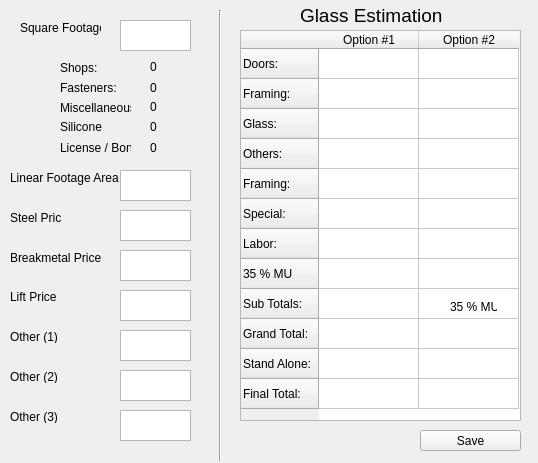
<?xml version="1.0" encoding="UTF-8"?>
<ui version="4.0">
 <class>Form</class>
 <widget class="QWidget" name="Form">
  <property name="geometry">
   <rect>
    <x>0</x>
    <y>0</y>
    <width>538</width>
    <height>463</height>
   </rect>
  </property>
  <property name="windowTitle">
   <string>Form</string>
  </property>
  <widget class="QLabel" name="label">
   <property name="geometry">
    <rect>
     <x>20</x>
     <y>20</y>
     <width>81</width>
     <height>16</height>
    </rect>
   </property>
   <property name="text">
    <string>Square Footage</string>
   </property>
  </widget>
  <widget class="QLabel" name="label_2">
   <property name="geometry">
    <rect>
     <x>10</x>
     <y>250</y>
     <width>91</width>
     <height>16</height>
    </rect>
   </property>
   <property name="text">
    <string>Breakmetal Price</string>
   </property>
  </widget>
  <widget class="QLabel" name="label_3">
   <property name="geometry">
    <rect>
     <x>10</x>
     <y>170</y>
     <width>111</width>
     <height>16</height>
    </rect>
   </property>
   <property name="text">
    <string>Linear Footage Area</string>
   </property>
  </widget>
  <widget class="QLabel" name="label_4">
   <property name="geometry">
    <rect>
     <x>10</x>
     <y>210</y>
     <width>51</width>
     <height>16</height>
    </rect>
   </property>
   <property name="text">
    <string>Steel Price</string>
   </property>
  </widget>
  <widget class="QTextEdit" name="textEdit_6">
   <property name="geometry">
    <rect>
     <x>120</x>
     <y>20</y>
     <width>71</width>
     <height>31</height>
    </rect>
   </property>
  </widget>
  <widget class="QLabel" name="label_5">
   <property name="geometry">
    <rect>
     <x>10</x>
     <y>290</y>
     <width>47</width>
     <height>13</height>
    </rect>
   </property>
   <property name="text">
    <string>Lift Price</string>
   </property>
  </widget>
  <widget class="QLabel" name="label_6">
   <property name="geometry">
    <rect>
     <x>10</x>
     <y>330</y>
     <width>47</width>
     <height>13</height>
    </rect>
   </property>
   <property name="text">
    <string>Other (1)</string>
   </property>
  </widget>
  <widget class="QTextEdit" name="textEdit_7">
   <property name="geometry">
    <rect>
     <x>120</x>
     <y>290</y>
     <width>71</width>
     <height>31</height>
    </rect>
   </property>
  </widget>
  <widget class="QTextEdit" name="textEdit_8">
   <property name="geometry">
    <rect>
     <x>120</x>
     <y>250</y>
     <width>71</width>
     <height>31</height>
    </rect>
   </property>
  </widget>
  <widget class="QTextEdit" name="textEdit_9">
   <property name="geometry">
    <rect>
     <x>120</x>
     <y>210</y>
     <width>71</width>
     <height>31</height>
    </rect>
   </property>
  </widget>
  <widget class="QTextEdit" name="textEdit_10">
   <property name="geometry">
    <rect>
     <x>120</x>
     <y>170</y>
     <width>71</width>
     <height>31</height>
    </rect>
   </property>
  </widget>
  <widget class="QTextEdit" name="textEdit_11">
   <property name="geometry">
    <rect>
     <x>120</x>
     <y>330</y>
     <width>71</width>
     <height>31</height>
    </rect>
   </property>
  </widget>
  <widget class="QLabel" name="label_7">
   <property name="geometry">
    <rect>
     <x>60</x>
     <y>60</y>
     <width>41</width>
     <height>16</height>
    </rect>
   </property>
   <property name="text">
    <string>Shops: </string>
   </property>
  </widget>
  <widget class="QLabel" name="label_8">
   <property name="geometry">
    <rect>
     <x>60</x>
     <y>80</y>
     <width>61</width>
     <height>16</height>
    </rect>
   </property>
   <property name="text">
    <string>Fasteners:</string>
   </property>
  </widget>
  <widget class="QLabel" name="label_9">
   <property name="geometry">
    <rect>
     <x>60</x>
     <y>100</y>
     <width>71</width>
     <height>16</height>
    </rect>
   </property>
   <property name="text">
    <string>Miscellaneous</string>
   </property>
  </widget>
  <widget class="QLabel" name="label_10">
   <property name="geometry">
    <rect>
     <x>60</x>
     <y>120</y>
     <width>47</width>
     <height>13</height>
    </rect>
   </property>
   <property name="text">
    <string>Silicone</string>
   </property>
  </widget>
  <widget class="QLabel" name="label_11">
   <property name="geometry">
    <rect>
     <x>60</x>
     <y>140</y>
     <width>71</width>
     <height>16</height>
    </rect>
   </property>
   <property name="text">
    <string>License / Bond</string>
   </property>
  </widget>
  <widget class="QLabel" name="label_12">
   <property name="geometry">
    <rect>
     <x>150</x>
     <y>60</y>
     <width>47</width>
     <height>13</height>
    </rect>
   </property>
   <property name="text">
    <string>0</string>
   </property>
  </widget>
  <widget class="QLabel" name="label_13">
   <property name="geometry">
    <rect>
     <x>150</x>
     <y>80</y>
     <width>16</width>
     <height>16</height>
    </rect>
   </property>
   <property name="text">
    <string>0</string>
   </property>
  </widget>
  <widget class="QLabel" name="label_14">
   <property name="geometry">
    <rect>
     <x>150</x>
     <y>100</y>
     <width>47</width>
     <height>13</height>
    </rect>
   </property>
   <property name="text">
    <string>0</string>
   </property>
  </widget>
  <widget class="QLabel" name="label_15">
   <property name="geometry">
    <rect>
     <x>150</x>
     <y>120</y>
     <width>47</width>
     <height>13</height>
    </rect>
   </property>
   <property name="text">
    <string>0</string>
   </property>
  </widget>
  <widget class="QLabel" name="label_16">
   <property name="geometry">
    <rect>
     <x>150</x>
     <y>140</y>
     <width>16</width>
     <height>16</height>
    </rect>
   </property>
   <property name="text">
    <string>0</string>
   </property>
  </widget>
  <widget class="Line" name="line">
   <property name="geometry">
    <rect>
     <x>210</x>
     <y>10</y>
     <width>20</width>
     <height>451</height>
    </rect>
   </property>
   <property name="orientation">
    <enum>Qt::Vertical</enum>
   </property>
  </widget>
  <widget class="QTableWidget" name="tableWidget">
   <property name="geometry">
    <rect>
     <x>240</x>
     <y>30</y>
     <width>281</width>
     <height>391</height>
    </rect>
   </property>
   <row>
    <property name="text">
     <string>Doors:</string>
    </property>
   </row>
   <row>
    <property name="text">
     <string>Framing:</string>
    </property>
   </row>
   <row>
    <property name="text">
     <string>Glass:</string>
    </property>
   </row>
   <row>
    <property name="text">
     <string>Others:</string>
    </property>
   </row>
   <row>
    <property name="text">
     <string>Framing:</string>
    </property>
   </row>
   <row>
    <property name="text">
     <string>Special:</string>
    </property>
   </row>
   <row>
    <property name="text">
     <string>Labor:</string>
    </property>
   </row>
   <row>
    <property name="text">
     <string>35 % MU</string>
    </property>
   </row>
   <row>
    <property name="text">
     <string>Sub Totals:</string>
    </property>
   </row>
   <row>
    <property name="text">
     <string>Grand Total:</string>
    </property>
   </row>
   <row>
    <property name="text">
     <string>Stand Alone:</string>
    </property>
   </row>
   <row>
    <property name="text">
     <string>Final Total:</string>
    </property>
   </row>
   <column>
    <property name="text">
     <string>Option #1</string>
    </property>
   </column>
   <column>
    <property name="text">
     <string>Option #2</string>
    </property>
   </column>
  </widget>
  <widget class="QLabel" name="label_17">
   <property name="geometry">
    <rect>
     <x>450</x>
     <y>300</y>
     <width>47</width>
     <height>13</height>
    </rect>
   </property>
   <property name="text">
    <string>35 % MU</string>
   </property>
  </widget>
  <widget class="QLabel" name="label_18">
   <property name="geometry">
    <rect>
     <x>300</x>
     <y>0</y>
     <width>171</width>
     <height>31</height>
    </rect>
   </property>
   <property name="text">
    <string>&lt;html&gt;&lt;head/&gt;&lt;body&gt;&lt;p&gt;&lt;span style=&quot; font-size:14pt;&quot;&gt;Glass Estimation&lt;/span&gt;&lt;/p&gt;&lt;/body&gt;&lt;/html&gt;</string>
   </property>
  </widget>
  <widget class="QLabel" name="label_19">
   <property name="geometry">
    <rect>
     <x>10</x>
     <y>370</y>
     <width>47</width>
     <height>13</height>
    </rect>
   </property>
   <property name="text">
    <string>Other (2)</string>
   </property>
  </widget>
  <widget class="QTextEdit" name="textEdit_12">
   <property name="geometry">
    <rect>
     <x>120</x>
     <y>370</y>
     <width>71</width>
     <height>31</height>
    </rect>
   </property>
  </widget>
  <widget class="QLabel" name="label_20">
   <property name="geometry">
    <rect>
     <x>10</x>
     <y>410</y>
     <width>47</width>
     <height>13</height>
    </rect>
   </property>
   <property name="text">
    <string>Other (3)</string>
   </property>
  </widget>
  <widget class="QTextEdit" name="textEdit_13">
   <property name="geometry">
    <rect>
     <x>120</x>
     <y>410</y>
     <width>71</width>
     <height>31</height>
    </rect>
   </property>
  </widget>
  <widget class="QPushButton" name="pushButton">
   <property name="geometry">
    <rect>
     <x>420</x>
     <y>430</y>
     <width>101</width>
     <height>21</height>
    </rect>
   </property>
   <property name="text">
    <string>Save</string>
   </property>
  </widget>
 </widget>
 <resources/>
 <connections/>
</ui>
